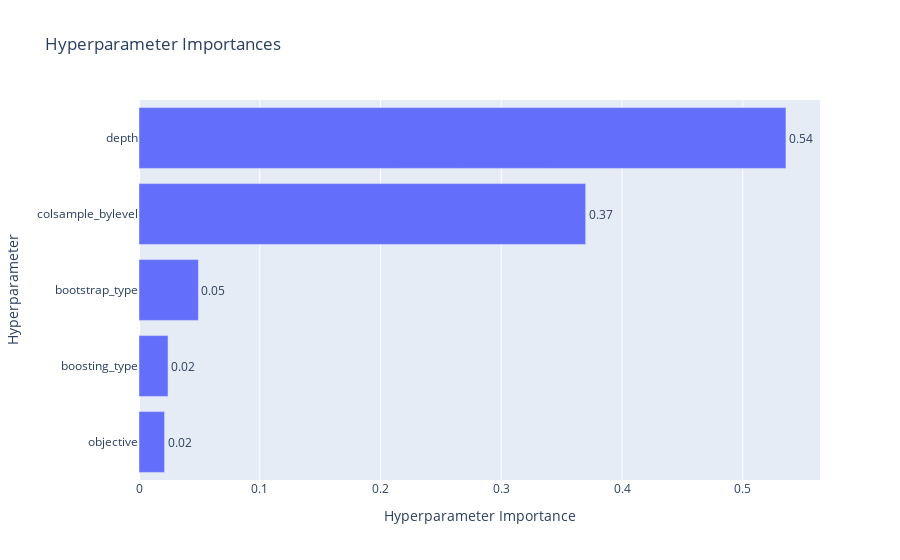

The notebook cell this image was saved under:
### Code cell
#Визуализируем параметры которые больше всего повлияли на метрику
optuna.visualization.plot_param_importances(study_cbc)

### Figure 1 — Plotly figure (JSON) as saved in the notebook; plotly's stock layout.template omitted (floating-point values rounded to 4 significant figures)
{"data": [{"cliponaxis": false, "hovertemplate": ["objective (CategoricalDistribution): 0.02116511321703503<extra></extra>", "boosting_type (CategoricalDistribution): 0.024038340526558923<extra></extra>", "bootstrap_type (CategoricalDistribution): 0.0491807481447052<extra></extra>", "colsample_bylevel (FloatDistribution): 0.36987559261801095<extra></extra>", "depth (IntDistribution): 0.53574020549369<extra></extra>"], "name": "Objective Value", "orientation": "h", "text": ["0.02", "0.02", "0.05", "0.37", "0.54"], "textposition": "outside", "type": "bar", "x": [0.02117, 0.02404, 0.04918, 0.3699, 0.5357], "y": ["objective", "boosting_type", "bootstrap_type", "colsample_bylevel", "depth"]}], "layout": {"title": {"text": "Hyperparameter Importances"}, "xaxis": {"title": {"text": "Hyperparameter Importance"}}, "yaxis": {"title": {"text": "Hyperparameter"}}}}
